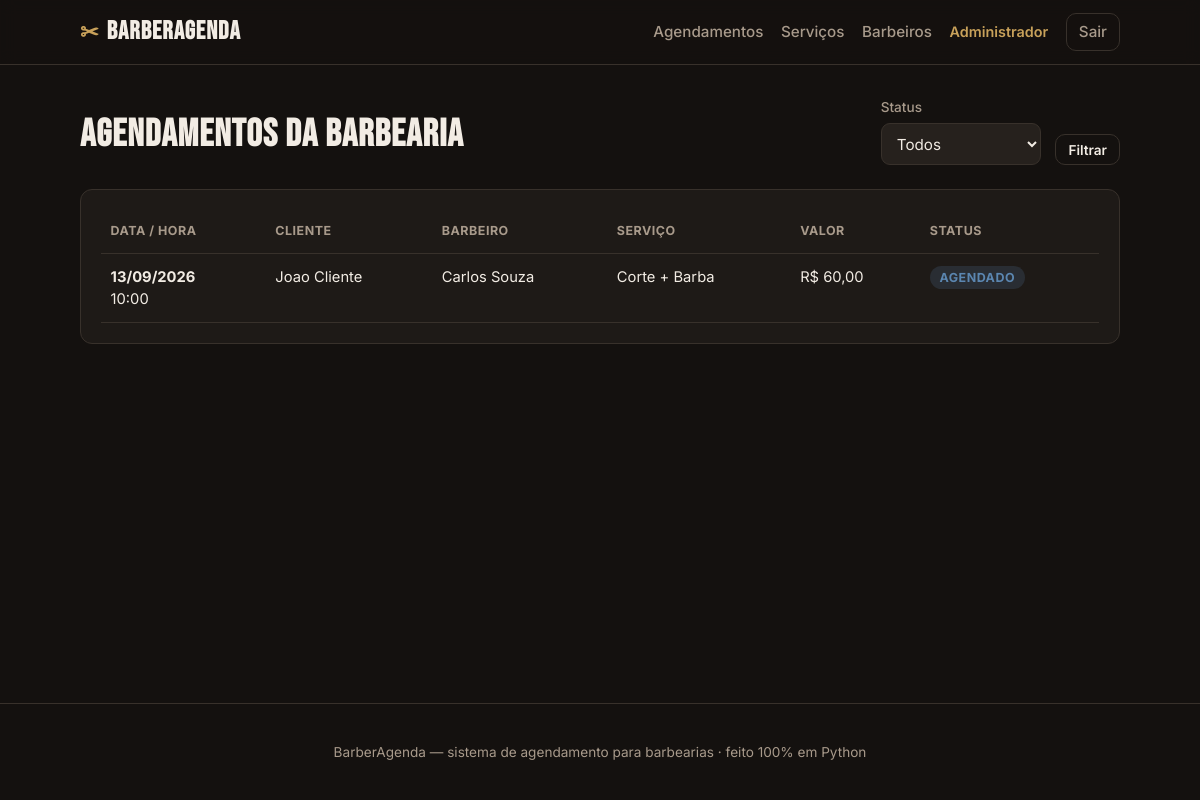
The app's page /admin/agendamentos (signed in), older data.
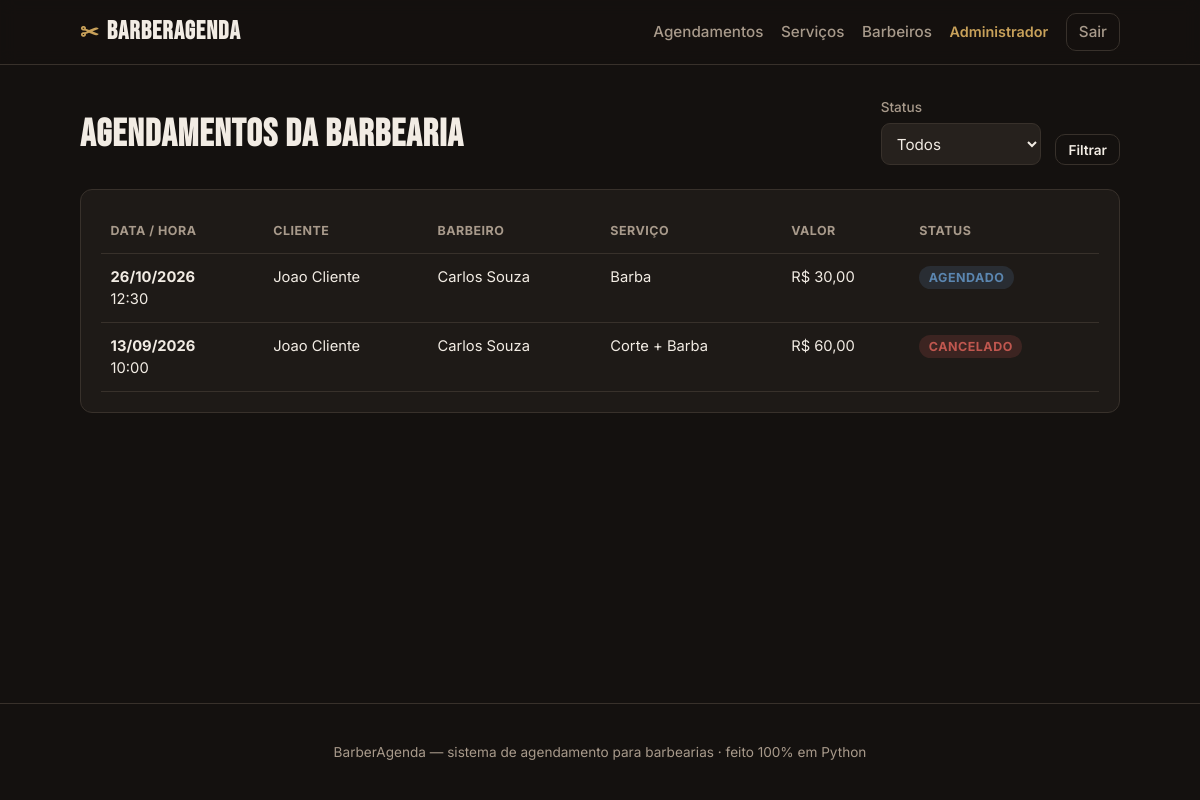
The same page, newer data.
### tables this page shows
CREATE TABLE agendamentos (
            id INTEGER PRIMARY KEY AUTOINCREMENT,
            cliente_id INTEGER NOT NULL,
            barbeiro_id INTEGER NOT NULL,
            servico_id INTEGER NOT NULL,
            data TEXT NOT NULL,
            hora TEXT NOT NULL,
            status TEXT NOT NULL DEFAULT 'agendado'
                CHECK (status IN ('agendado', 'em_atendimento', 'concluido', 'cancelado')),
            criado_em TEXT NOT NULL,
            FOREIGN KEY (cliente_id) REFERENCES usuarios(id) ON DELETE CASCADE,
            FOREIGN KEY (barbeiro_id) REFERENCES barbeiros(id) ON DELETE CASCADE,
            FOREIGN KEY (servico_id) REFERENCES servicos(id) ON DELETE CASCADE
        );

CREATE TABLE usuarios (
            id INTEGER PRIMARY KEY AUTOINCREMENT,
            nome TEXT NOT NULL,
            email TEXT NOT NULL UNIQUE,
            senha TEXT NOT NULL,
            papel TEXT NOT NULL CHECK (papel IN ('admin', 'barbeiro', 'cliente')),
            telefone TEXT
        );

CREATE TABLE barbeiros (
            id INTEGER PRIMARY KEY AUTOINCREMENT,
            usuario_id INTEGER UNIQUE,
            nome TEXT NOT NULL,
            especialidade TEXT,
            ativo INTEGER NOT NULL DEFAULT 1,
            FOREIGN KEY (usuario_id) REFERENCES usuarios(id) ON DELETE SET NULL
        );

CREATE TABLE servicos (
            id INTEGER PRIMARY KEY AUTOINCREMENT,
            nome TEXT NOT NULL,
            descricao TEXT,
            duracao_min INTEGER NOT NULL,
            preco REAL NOT NULL
        );

### app.py (the view)
@app.route("/admin/agendamentos")
@login_obrigatorio("admin")
def admin_agendamentos():
    status = request.args.get("status", "")
    conn = get_db()
    query = """SELECT a.*, s.nome AS servico_nome, s.preco,
                      b.nome AS barbeiro_nome, u.nome AS cliente_nome
               FROM agendamentos a
               JOIN servicos s ON s.id = a.servico_id
               JOIN barbeiros b ON b.id = a.barbeiro_id
               JOIN usuarios u ON u.id = a.cliente_id"""
    params = []
    if status:
        query += " WHERE a.status=?"
        params.append(status)
    query += " ORDER BY a.data DESC, a.hora DESC"
    ags = conn.execute(query, params).fetchall()
    conn.close()
    return render_template("admin_agendamentos.html", agendamentos=ags, status=status)

### app.py (called while the page is built)
def usuario_atual():
    uid = session.get("usuario_id")
    if not uid:
        return None
    conn = get_db()
    u = conn.execute("SELECT * FROM usuarios WHERE id=?", (uid,)).fetchone()
    conn.close()
    return u

def login_obrigatorio(*papeis):
    def decorator(f):
        @wraps(f)
        def wrapper(*args, **kwargs):
            u = usuario_atual()
            if not u:
                flash("Faca login para continuar.", "erro")
                return redirect(url_for("login"))
            if papeis and u["papel"] not in papeis:
                abort(403)
            return f(*args, **kwargs)
        return wrapper
    return decorator

@app.context_processor
def injeta_usuario():
    return {"usuario": usuario_atual()}

@app.template_filter("moeda")
def moeda(valor):
    return f"R$ {valor:,.2f}".replace(",", "X").replace(".", ",").replace("X", ".")

@app.template_filter("data_br")
def data_br(iso):
    try:
        return datetime.strptime(iso, "%Y-%m-%d").strftime("%d/%m/%Y")
    except (ValueError, TypeError):
        return iso

@app.template_filter("status_label")
def status_label(s):
    return STATUS_LABEL.get(s, s)

### templates/admin_agendamentos.html (shortened to what this page needs)
{% extends "base.html" %}
{% block content %}
<div class="page-head">
    <h1>Agendamentos da barbearia</h1>
    <form method="get" class="form-inline">
        <label>Status
            <select name="status">
                <option value="">Todos</option>
            </select>
        </label>
        <button type="submit" class="btn btn-ghost btn-sm">Filtrar</button>
    </form>
</div>
{% if agendamentos %}
<div class="table-wrap card">
    <table class="table">
        <thead>
            <tr>
                <th>Data / Hora</th>
                <th>Cliente</th>
                <th>Barbeiro</th>
                <th>Serviço</th>
                <th>Valor</th>
                <th>Status</th>
            </tr>
        </thead>
        <tbody>
            {% for a in agendamentos %}
            <tr>
                <td><strong>{{ a.data|data_br }}</strong><br>{{ a.hora }}</td>
                <td>{{ a.cliente_nome }}</td>
                <td>{{ a.barbeiro_nome }}</td>
                <td>{{ a.servico_nome }}</td>
                <td>{{ a.preco|moeda }}</td>
                <td><span class="status status-{{ a.status }}">{{ a.status|status_label }}</span></td>
            </tr>
            {% endfor %}
        </tbody>
    </table>
</div>
{% else %}
<div class="card empty"><p>Nenhum agendamento encontrado.</p></div>
{% endif %}
{% endblock %}

Row changes from the older to the newer data that the page shows:
added agendamentos: data|data_br "26/10/2026", hora "12:30", cliente_nome "Joao Cliente", barbeiro_nome "Carlos Souza", servico_nome "Barba", preco|moeda "R$ 30,00", status|status_label "AGENDADO"
changed agendamentos "Corte + Barba": status "agendado" → "cancelado" (drawn); status|status_label "AGENDADO" → "CANCELADO"
